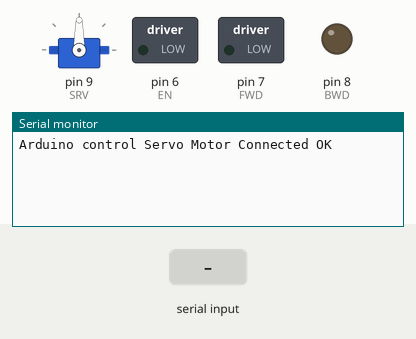
This sketch was run on a simulated Arduino Uno, built with avr-gcc and run on an emulated ATmega328P. Parts: servo, switched loads named in the sketch (green lamp = pin HIGH), output pins drawn as LEDs (lit = HIGH), the last lines printed to the serial monitor. Inputs (shaded band) come from the test bench.

Above: at 1.2 s.
1.3 s: "T90\n" received over Serial
At 2.1 s:
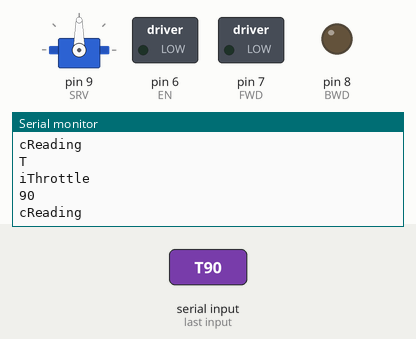
5.3 s: byte 71 ('G') received over Serial
At 7.5 s:
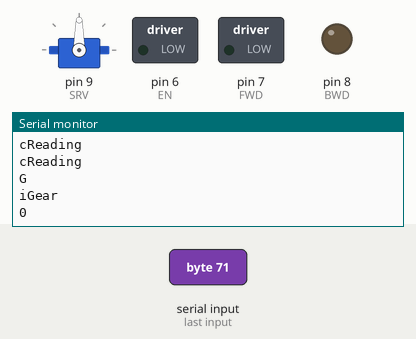

Measured:
- after the input at 1.3 s, the serial monitor: prints a new line at once (image 1)
- after the input at 5.3 s, the serial monitor: prints a new line at once (image 2)

The sketch:

ServoAndMotor.ino
```cpp
#include <Servo.h>

const unsigned int FWD = 7;
const unsigned int BWD = 8;
const unsigned int SRV = 9;
const unsigned int EN = 6;

const unsigned int BACKWARDS = 0;
const unsigned int FORWARD = 1;

Servo myservo;

void setup()
{
  pinMode(FWD, OUTPUT);
  pinMode(BWD, OUTPUT);

  Serial.begin(9600);  // initialize serial:
  myservo.attach(SRV);  // attaches the servo on pin 9 to the servo object

  Serial.print("Arduino control Servo Motor Connected OK");
  Serial.print('\n');
}

void loop()
{
  // if there's any serial available, read it:
  while (Serial.available() > 0)
  {
    char cReading = Serial.read();

    Serial.println("cReading");
    Serial.println(cReading);

    switch(cReading)
    {
      case 'A':
      {
        Serial.read();
        int iAngle = Serial.parseInt();
        iAngle = constrain(iAngle, 0, 255);
        Serial.println("iAngle");
        Serial.println(iAngle);
        myservo.write(iAngle);
        break;
      }
      case 'G':
      {
        Serial.read();
        int iGear = Serial.parseInt();
        iGear = constrain(iGear, 0, 255);
        digitalWrite( FWD, LOW );
        digitalWrite( BWD, LOW );
        Serial.println("iGear");
        Serial.println(iGear);
        digitalWrite( FWD, iGear );
        digitalWrite( BWD, !(bool)iGear );
        break;
      }
      case 'T':
      {
        Serial.read();
        int iThrottle = Serial.parseInt();
        iThrottle = constrain(iThrottle, 0, 255);
        Serial.println("iThrottle");
        Serial.println(iThrottle);
        analogWrite( EN, iThrottle );
        break;
      }
      default:
      {
        //ignore the reading...
        break;
      }
    }
  }

  digitalWrite( FWD, LOW );
  digitalWrite( BWD, LOW );
  analogWrite( EN, LOW );
  myservo.write(90);
}
```
